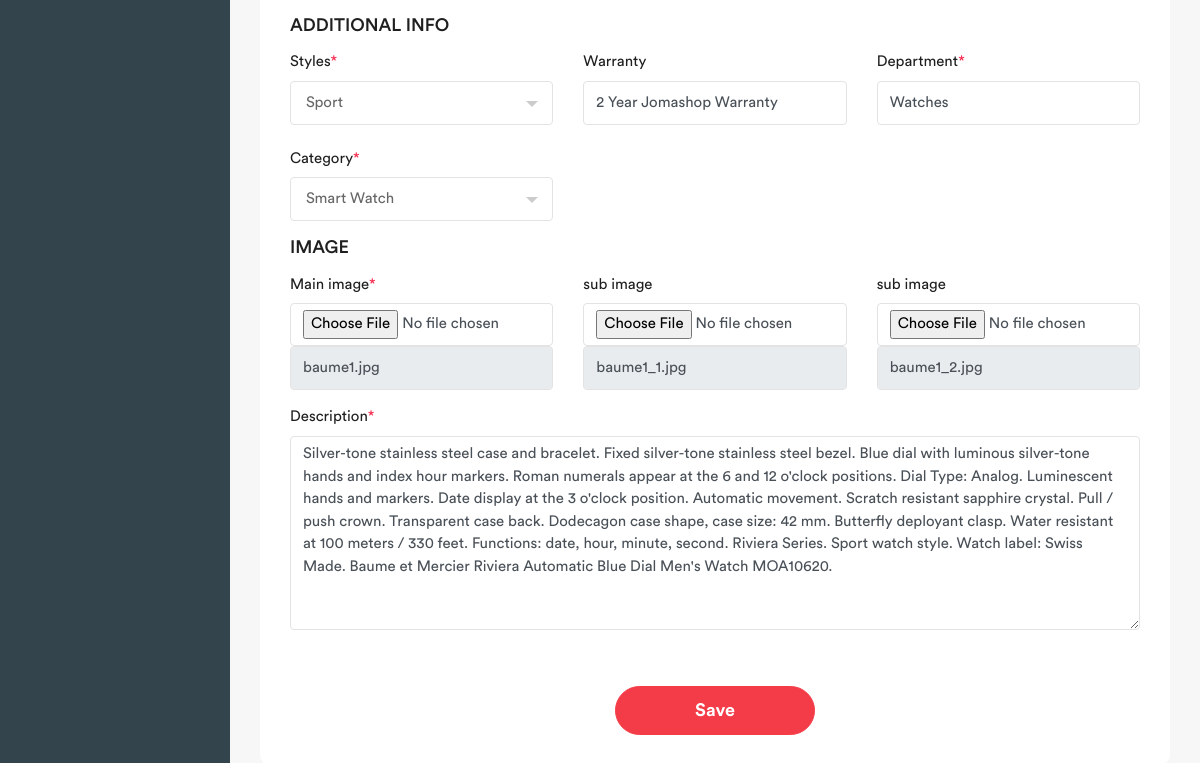
/admin/edit_watches.php?edit=5 (lower part), run on an earlier commit of the app's database.
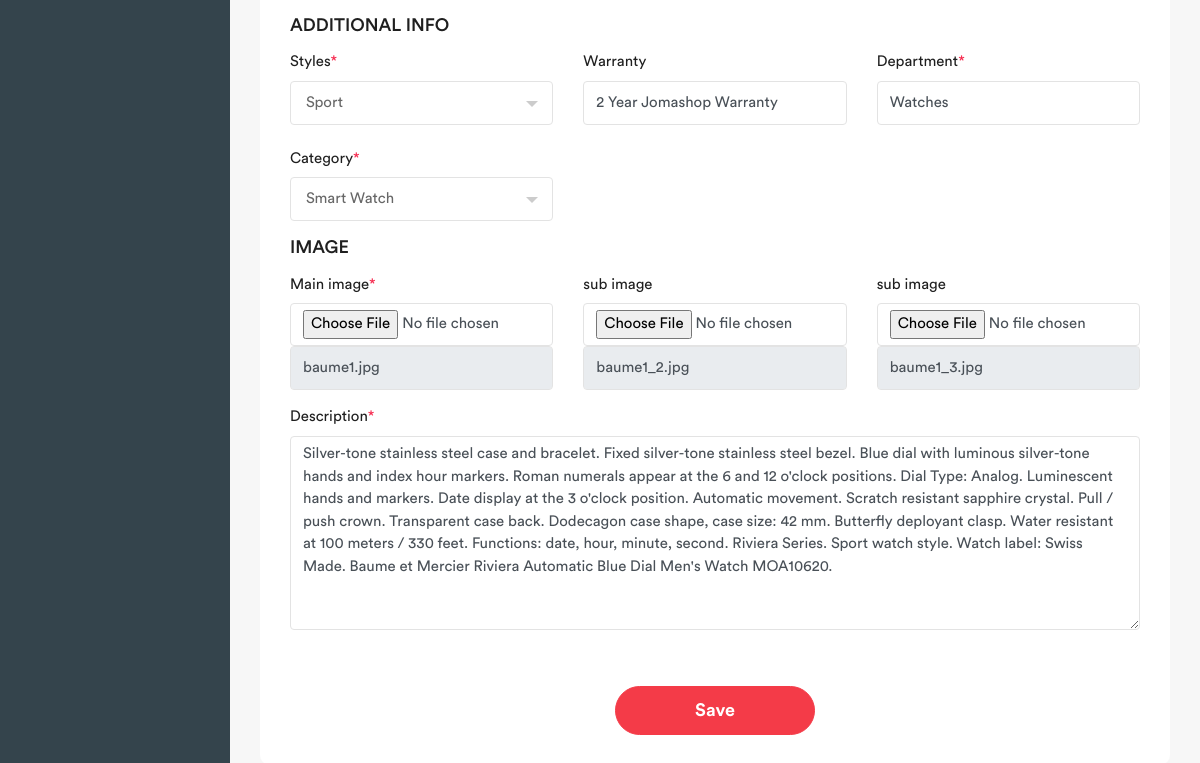
And on a later commit of the database.
### tables this page shows
CREATE TABLE `watches` (
  `id` int(10) NOT NULL,
  `name` text NOT NULL,
  `brand` int(10) NOT NULL,
  `description` text NOT NULL,
  `price` double NOT NULL,
  `model` text NOT NULL,
  `gender` tinyint(4) NOT NULL,
  `sale` double NOT NULL,
  `caseSize` double NOT NULL,
  `img1` text NOT NULL,
  `img2` text NOT NULL,
  `img3` text NOT NULL,
  `instock` int(11) NOT NULL,
  `watchLabel` text NOT NULL,
  `movement` int(10) NOT NULL,
  `engine` text NOT NULL,
  `powerReserve` int(11) NOT NULL,
  `caseThickness` double NOT NULL,
  `caseMaterial` text NOT NULL,
  `caseShape` int(10) NOT NULL,
  `caseBack` text NOT NULL,
  `bandMaterial` text NOT NULL,
  `bandType` text NOT NULL,
  `bandColor` text NOT NULL,
  `bandLength` double NOT NULL,
  `bandWidth` double NOT NULL,
  `clasp` text NOT NULL,
  `dialColor` text NOT NULL,
  `type` int(10) NOT NULL,
  `crystal` text NOT NULL,
  `hands` text NOT NULL,
  `dialMarkers` text NOT NULL,
  `secondMarkers` text NOT NULL,
  `lumine` text NOT NULL,
  `bezel` text NOT NULL,
  `bezelColor` text NOT NULL,
  `bezelMaterial` text NOT NULL,
  `crown` text NOT NULL,
  `waterRes` text NOT NULL,
  `calendar` text NOT NULL,
  `func` text NOT NULL,
  `features` int(10) NOT NULL,
  `style` int(10) NOT NULL,
  `warranty` text NOT NULL,
  `department` text NOT NULL,
  `category` int(10) NOT NULL,
  `view` int(11) NOT NULL
);

### admin/edit_watches.php (the view, shortened to what the changed rows need)
<!DOCTYPE html>
<html lang="en">
<?php
include '../config.php';
        if (isset($_GET['edit'])) {
            $WatchesId = $_GET['edit'];
            $sql = 'SELECT * FROM watches
            JOIN brands ON watches.brand = brands.brandId
            JOIN styles ON watches.style = styles.styleId
            JOIN movements ON watches.movement = movements.moveId
            JOIN categories ON watches.category = categories.cateId
            JOIN features ON watches.features = features.feaId
            JOIN types ON watches.type = types.typeId
            JOIN caseshapes ON watches.caseShape = caseshapes.caseId
            WHERE watches.id = ? ';
            $stmt = $conn->prepare($sql);
            $stmt->bind_param("i", $WatchesId);
            $stmt->execute();
            $result = $stmt->get_result()->fetch_assoc();
            $warranty = $result['warranty'];
            $department = $result['department'];
            $description = $result['description'];
            $main_img = $result['img1'];
            $sub1_img = $result['img2'];
            $sub2_img = $result['img3'];
        }
?>
<head>
    <link rel="stylesheet" href="assets/css/bootstrap.min.css">
    <link rel="stylesheet" href="assets/css/font-awesome.min.css">
    <link rel="stylesheet" href="assets/css/line-awesome.min.css">
	<link rel="stylesheet" href="assets/css/select2.min.css">
    <link rel="stylesheet" href="assets/plugins/morris/morris.css">
    <link rel="stylesheet" href="assets/css/style.css">
</head>
<body>
    <div class="main-wrapper">
        <div class="page-wrapper">
            <div class="content container-fluid" style="padding: 10px 30px 30px 30px;">
                <div id="edit_watches" class="custom-modal" role="dialog">
                    <div class="modal-dialog modal-dialog-centered modal-lg" >
                        <div class="modal-content">
                            <div class="modal-body">
                                <form  method="post" enctype="multipart/form-data" >
                                    <div class="row">
                                        <div class="col-md-4">
                                            <div class="form-group">
                                                <label class="col-form-label">Warranty<span class="text-danger"></span></label>
                                                <input type="text" class="form-control" name="warranty" value="<?php if (isset($warranty)) echo $warranty ?>">
                                            </div>
                                        </div>
                                        <div class="col-md-4">
                                            <div class="form-group">
                                                <label class="col-form-label">Department<span class="text-danger">*</span></label>
                                                <input type="text" class="form-control" name="department" value="<?php if (isset($department)) echo $department ?>">
                                            </div>
                                        </div>
                                        <div class="col-md-4">
                                            <div class="form-group">
                                                <label class="col-form-label">Main image<span class="text-danger">*</span></label>
                                                <input type="file" class="form-control" name="main_img" accept="image/*" required >
                                                <input type="text" class="form-control" readonly value="<?php if (isset($main_img)) echo $main_img?>">
                                            </div>
                                        </div>
                                        <div class="col-md-4">
                                            <div class="form-group">
                                                <label class="col-form-label">sub image<span class="text-danger"></span></label>
                                                <input type="file" class="form-control" name="sub1_img" accept="image/*">
                                                <input type="text" class="form-control" readonly value="<?php if (isset($sub1_img)) echo $sub1_img?>">
                                            </div>
                                        </div>
                                        <div class="col-md-4">
                                            <div class="form-group">
                                                <label class="col-form-label">sub image<span class="text-danger"></span></label>
                                                <input type="file" class="form-control" name="sub2_img" accept="image/*">
                                                <input type="text" class="form-control" readonly value="<?php if (isset($sub2_img)) echo $sub2_img?>">
                                            </div>
                                        </div>
                                        <div class="col-md-12">
                                            <div class="form-group">
                                                <label>Description<span class="text-danger">*</span></label>
                                                <textarea rows="8" class="form-control" placeholder="Enter description" required name="description"  ><?php  if (isset($description)) echo $description  ?></textarea>
                                            </div>
                                        </div>
                                    </div>
                                </form>
                            </div>
                        </div>
                    </div>
                </div>
            </div>
        </div>
    </div>
</body>
</html>

What changed in the data, as far as the page shows it:
changed watches "2 Year Jomashop Warranty": img2 "baume1_1.jpg" → "baume1_2.jpg"; img3 "baume1_2.jpg" → "baume1_3.jpg"
